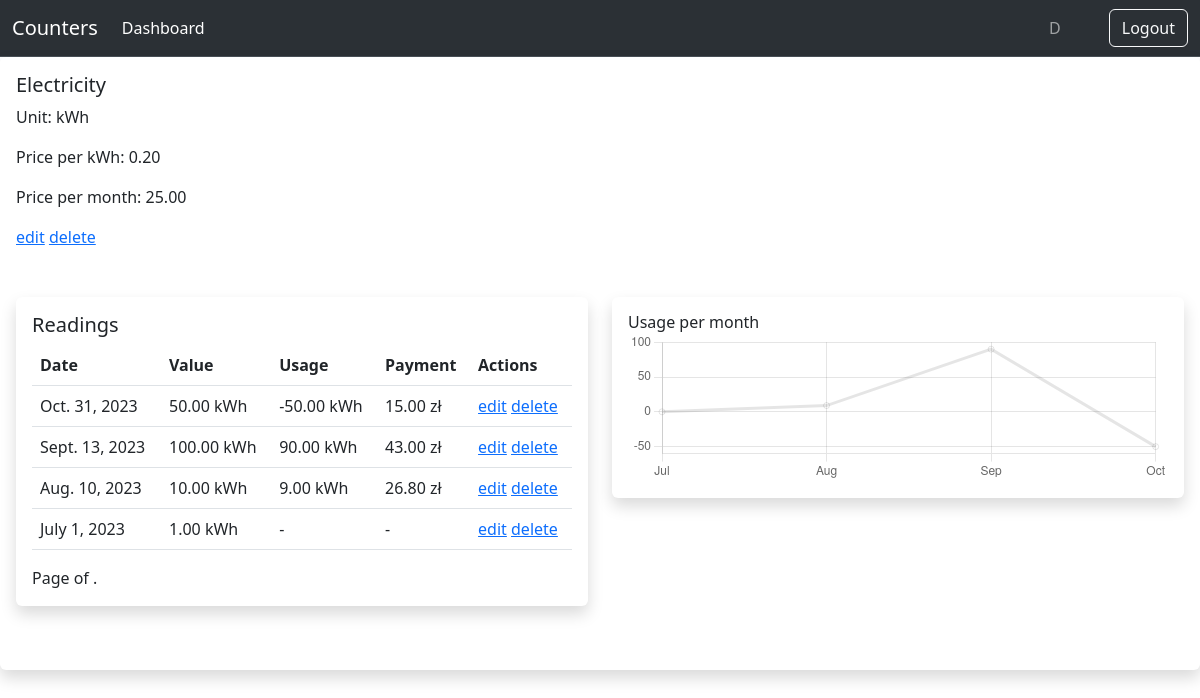
The page /counters/counter/11 (signed in) on the database as committed earlier.
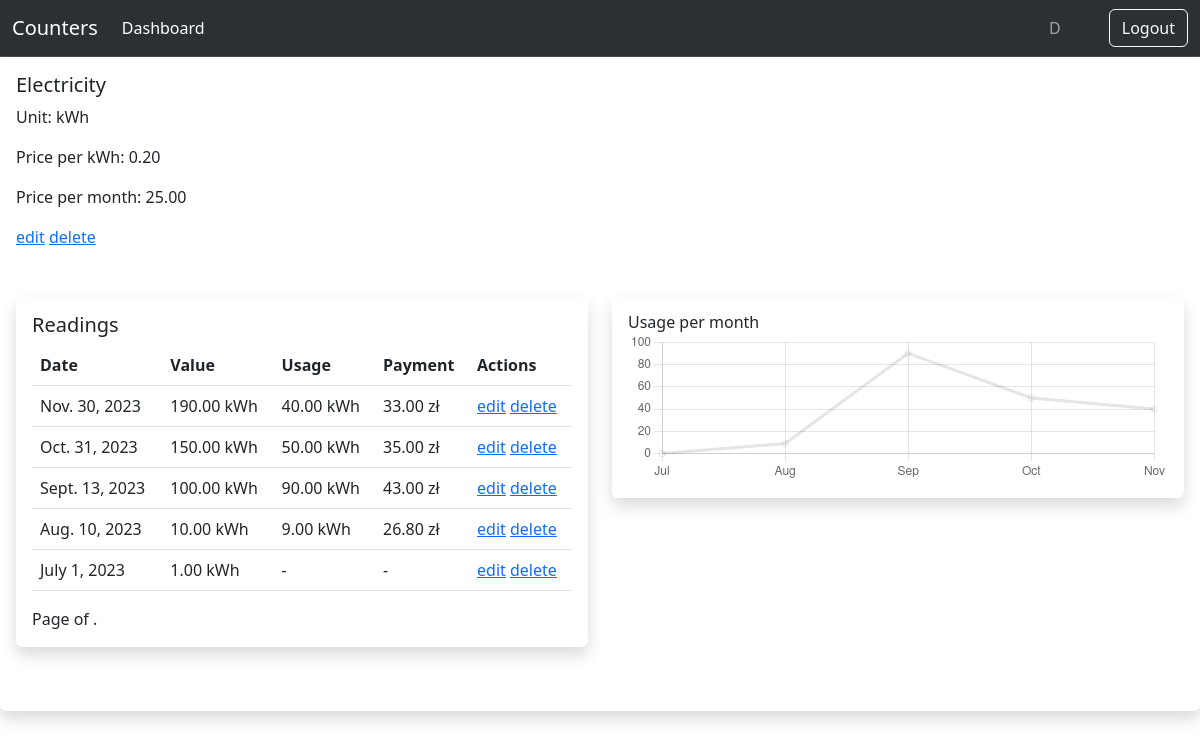
The same page on the database as committed later.
### counters/models.py (models this page shows, shortened)
class Counter(models.Model):
    user = models.ForeignKey(
        get_user_model(), on_delete=models.CASCADE, related_name="counters"
    )
    title = models.CharField(max_length=60)
    unit = models.CharField(max_length=60, blank=True, null=True)
    price_per_unit = models.DecimalField(max_digits=5, decimal_places=2, default=0)
    fixed_price = models.DecimalField(max_digits=5, decimal_places=2, default=0)

class Reading(models.Model):
    class Meta:
        ordering = ("-date",)
    counter = models.ForeignKey(
        "Counter", related_name="readings", on_delete=models.CASCADE
    )
    date = models.DateField()
    value = models.DecimalField(max_digits=10, decimal_places=2)
    def get_previous_reading(self):
        return self.counter.readings.filter(pk__lt=self.pk).order_by("-pk").first()
    def usage_in_units(self):
        previous_reading = self.get_previous_reading()
        if previous_reading:
            return float(self.value) - float(previous_reading.value)
        else:
            return 0
    def payment(self):
        if self.get_previous_reading():
            if self.usage_in_units():
                total = self.usage_in_units() * float(self.counter.price_per_unit)
                return total + float(self.counter.fixed_price) if self.counter.fixed_price else total
            return self.counter.fixed_price

### counters/views.py (the view)
# urls.py: path("counter/<int:pk>", CounterDetailView.as_view(), name="counter-detail"),
class CounterDetailView(DetailView):
    model = Counter
    def get_queryset(self):
        queryset = super().get_queryset()
        queryset = queryset.filter(user=self.request.user)
        return queryset
    def get_context_data(self, **kwargs):
        context = super().get_context_data(**kwargs)
        counter = context['object']
        readings = Reading.objects.filter(counter=counter).order_by('date')
        readings_month = []
        readings_usage = []
        for reading in readings:
            readings_month.append(reading.date.strftime('%b'))
            readings_usage.append(reading.usage_in_units())
        context['readings_month'] = readings_month
        context['readings_usage'] = readings_usage
        return context

### counters/templatetags/custom_tags.py (called while the page is built)
@register.filter
def as_json(data):
    return json.dumps(data)

### counters/templates/counters/counter_detail.html (shortened to what this page needs)
{% extends "counters/dashboard.html" %}
{% load custom_tags %}
{% block data %}
<div class="card border-0 shadow rounded">
    <div class="card-body">
        {% with counter=object %}
        <h5 class="card-title">{{ counter.title }}</h5>
        <p>Unit: {{ counter.unit }}</p>
        <p>Price per {{ counter.unit }}: {{ counter.price_per_unit }}</p>
        <p>Price per month: {{ counter.fixed_price }}</p>
        <a href="{% url 'counters:counter-edit' counter.id %}">edit</a>
        <a href="{% url 'counters:counter-delete' counter.id %}">delete</a>
        <div class="row my-5">
            <div class="col">
                {% with readings=counter.readings.all %}
                {% include 'counters/partials/readings_table.html' %}
                {% endwith %}
            </div>
            <div class="col">
            <div class="card border-0 shadow rounded">
                <div class="card-body">
                    <h6 class="mb-0 ">Usage per month</h6>
                        <div class="chart">
                            <canvas id="chart-usage" class="chart-canvas"></canvas>
                        </div>
                </div>
            </div>
        </div>
        </div>
        <script>
var ctx = document.getElementById("chart-usage");
var readings_month = {{ readings_month|as_json|safe }};
var readings_usage = {{ readings_usage|as_json }};
console.log(readings_month);
console.log(readings_usage);
    new Chart(ctx, {
      type: "line",
        data: {
        labels: readings_month,
        datasets: [{
          label: "Usage",
          backgroundColor: "transparent",
          data: readings_usage,
        }],
      },
      options: {
        responsive: true,
        maintainAspectRatio: false,
        plugins: {
          legend: {
            display: false,
          }
        },
      },
    });
        </script>
        {% endwith %}
    </div>
</div>
{% endblock %}

### counters/templates/counters/dashboard.html
{% extends "counters/base.html" %}
{% block content %}
<div>
  {% block data %}
  {% endblock %}
</div>
{% endblock %}

### counters/templates/counters/base.html (shortened to what this page needs)
<!DOCTYPE html>
<html>
    <head>
        <link href="https://cdn.jsdelivr.net/npm/bootstrap@5.3.0/dist/css/bootstrap.min.css" rel="stylesheet">
    </head>
    <body>
    <nav class="navbar bg-dark border-bottom border-bottom-dark navbar-expand-lg bg-body-tertiary" data-bs-theme="dark">
  <div class="container-fluid">
    <a class="navbar-brand" href="{% url 'counters:index' %}">Counters</a>
      {% if user.is_authenticated %}
    <div class="collapse navbar-collapse" id="navbarSupportedContent">
      <ul class="navbar-nav me-auto mb-2 mb-lg-0">
        <li class="nav-item">
          <a class="nav-link active" aria-current="page" href="{% url 'counters:dashboard' %}">Dashboard</a>
        </li>
      </ul>
        <span class="navbar-text mx-5">
        {{ user }}
        </span>
        <a class="nav-link" href="{% url 'counters:logout' %}">
            <button type="button" class="btn btn-outline-light">Logout</button>
        </a>
        {% else %}
        <a class="nav-link" href="{% url 'counters:login' %}">
            <button type="button" class="btn btn-outline-light">Login</button>
        </a>
        {% endif %}
    </div>
  </div>
</nav>
        {% block content %}{% endblock %}
    </body>
</html>

### counters/templates/counters/partials/readings_table.html
<div class="card border-0 shadow rounded">
    <div class="card-body">
        {% if readings %}
        <h5 class="card-title">Readings</h5>
<table class="table table-hover">
    <thead>
        <tr>
            <th>Date</th>
            <th>Value</th>
            <th>Usage</th>
            <th>Payment</th>
            <th>Actions</th>
        </tr>
    </thead>
    <tbody>
        {% for reading in readings %}
            <tr>
                <td>{{ reading.date }}</td>
                <td>{{ reading.value }} {{ reading.counter.unit }}</td>
                {% if reading.usage_in_units %}
                <td>{{ reading.usage_in_units|floatformat:2 }} {{ counter.unit }}</td>
                {% else %}
                <td>-</td>
                {% endif %}
                {% if reading.payment %}
                <td>{{ reading.payment|floatformat:2 }} zł</td>
                {% else %}
                <td>-</td>
                {% endif %}
                <td>
                    <a href="{% url 'counters:reading-edit' reading.id %}">edit</a>
                    <a href="{% url 'counters:reading-delete' reading.id %}">delete</a>
                </td>
            </tr>
        {% endfor %}
    </tbody>
</table>
    {% include 'counters/partials/pagination.html' %}
    {% else %}
    <h5 class="card-title">No readings for now...</h5>
    {% endif %}
</div>
    </div>

### counters/templates/counters/partials/pagination.html (shortened to what this page needs)
<div class="pagination">
    <span class="step-links">
        <span class="current">
            Page {{ page_obj.number }} of {{ page_obj.paginator.num_pages }}.
        </span>
    </span>
        </div>

Rows that differ between the two databases and show on the page:
added Reading: date "Nov. 30, 2023", value "190.00", counter.unit "kWh", usage_in_units "40.00", {{ counter.unit }} "kWh", payment "33.00"
changed Reading "Oct. 31, 2023": value "50.00" → "150.00"; usage_in_units "-50.00" → "50.00"; payment "15.00" → "35.00"
Other text that changed with them:
chart data {{ readings_month|as_json|safe }}: ["Jul", "Aug", "Sep", "Oct"] → ["Jul", "Aug", "Sep", "Oct", "Nov"]
chart data {{ readings_usage|as_json }}: [0, 9.0, 90.0, -50.0] → [0, 9.0, 90.0, 50.0, 40.0]
